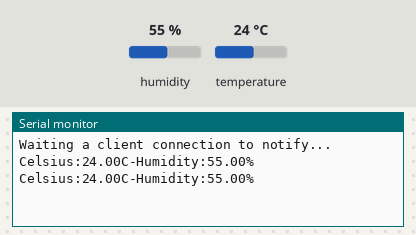
Bench run of a sketch on a simulated ESP32. Shown: the last lines printed to the serial monitor. The test bench sets the inputs (shaded band); at power-on: humidity 55 %, temperature 24 °C. Nothing arrives over Bluetooth unless stated; a phone connects over Bluetooth LE 3 s after start.

Above: at 6.8 s.
6.9 s: humidity set to 22 %
At 9.9 s:
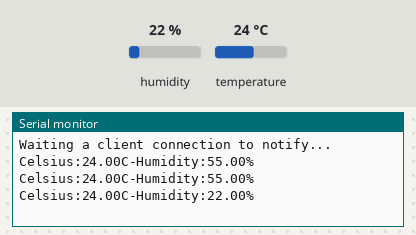
11.4 s: temperature set to 12 °C
At 13.1 s:
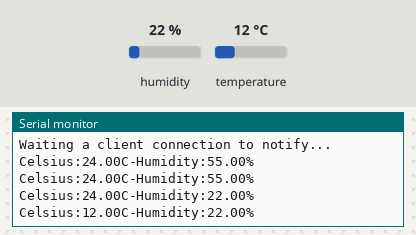
15.9 s: humidity set to 40 %
At 19.4 s:
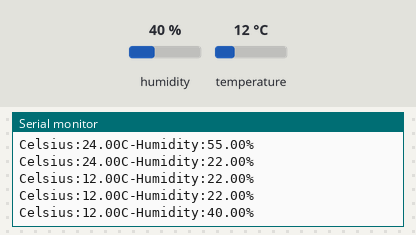
Timing chart, 0 to 20.9 s (numbered marks = the images above; inputs shaded):
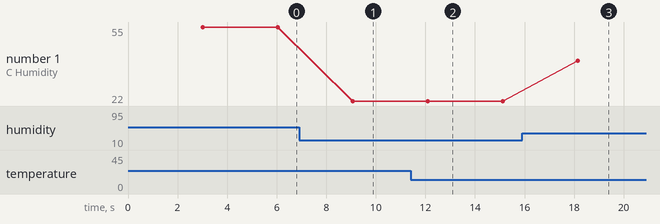

The sketch:

server.ino
```cpp
// (licence header left out)
#include <BLEDevice.h>
#include <BLEServer.h>
#include <BLEUtils.h>
#include <BLE2902.h>
#include <Wire.h>
#include <DHT.h>

//Default Temperature is in Celsius
//Comment the next line for Temperature in Fahrenheit
#define temperatureCelsius

//BLE server name
#define bleServerName "11_server"

float temp;
float tempF;
float hum;

// Timer variables
unsigned long lastTime = 0;
unsigned long timerDelay = 3000;

bool deviceConnected = false;

// See the following for generating UUIDs:
// https://www.uuidgenerator.net/
#define SERVICE_UUID "91bad492-b950-4226-aa2b-4ede9fa42f59"

DHT dht(26, DHT11);

// Temperature Characteristic and Descriptor
#ifdef temperatureCelsius
  BLECharacteristic bmeTemperatureCelsiusCharacteristics("cba1d466-344c-4be3-ab3f-189f80dd7518", BLECharacteristic::PROPERTY_NOTIFY);
  BLEDescriptor bmeTemperatureCelsiusDescriptor(BLEUUID((uint16_t)0x2902));
#else
  BLECharacteristic bmeTemperatureFahrenheitCharacteristics("f78ebbff-c8b7-4107-93de-889a6a06d408", BLECharacteristic::PROPERTY_NOTIFY);
  BLEDescriptor bmeTemperatureFahrenheitDescriptor(BLEUUID((uint16_t)0x2902));
#endif

// Humidity Characteristic and Descriptor
BLECharacteristic bmeHumidityCharacteristics("ca73b3ba-39f6-4ab3-91ae-186dc9577d99", BLECharacteristic::PROPERTY_NOTIFY);
BLEDescriptor bmeHumidityDescriptor(BLEUUID((uint16_t)0x2903));

//Setup callbacks onConnect and onDisconnect
class MyServerCallbacks: public BLEServerCallbacks {
  void onConnect(BLEServer* pServer) {
    deviceConnected = true;
  };
  void onDisconnect(BLEServer* pServer) {
    deviceConnected = false;
  }
};

void setup() {
  // Start serial communication
  Serial.begin(115200);

  // Create the BLE Device
  BLEDevice::init(bleServerName);

  // Create the BLE Server
  BLEServer *pServer = BLEDevice::createServer();
  pServer->setCallbacks(new MyServerCallbacks());

  // Create the BLE Service
  BLEService *bmeService = pServer->createService(SERVICE_UUID);

  // Create BLE Characteristics and Create a BLE Descriptor
  // Temperature
  #ifdef temperatureCelsius
    bmeService->addCharacteristic(&bmeTemperatureCelsiusCharacteristics);
    bmeTemperatureCelsiusDescriptor.setValue("BME temperature Celsius");
    bmeTemperatureCelsiusCharacteristics.addDescriptor(&bmeTemperatureCelsiusDescriptor);
  #else
    bmeService->addCharacteristic(&bmeTemperatureFahrenheitCharacteristics);
    bmeTemperatureFahrenheitDescriptor.setValue("BME temperature Fahrenheit");
    bmeTemperatureFahrenheitCharacteristics.addDescriptor(&bmeTemperatureFahrenheitDescriptor);
  #endif

  // Humidity
  bmeService->addCharacteristic(&bmeHumidityCharacteristics);
  bmeHumidityDescriptor.setValue("BME humidity");
  bmeHumidityCharacteristics.addDescriptor(new BLE2902());

  // Start the service
  bmeService->start();

  // Start advertising
  BLEAdvertising *pAdvertising = BLEDevice::getAdvertising();
  pAdvertising->addServiceUUID(SERVICE_UUID);
  pServer->getAdvertising()->start();
  Serial.println("Waiting a client connection to notify...");
}

void loop() {
  if (deviceConnected) {
    if ((millis() - lastTime) > timerDelay) {
      // Read temperature as Celsius (the default)
      temp = dht.readTemperature();
      // Fahrenheit
      tempF = 1.8*temp +32;
      // Read humidity
      hum = dht.readHumidity();

      //Notify temperature reading from BME sensor
      #ifdef temperatureCelsius
        static char temperatureCTemp[6];
        dtostrf(temp, 6, 2, temperatureCTemp);
        //Set temperature Characteristic value and notify connected client
        bmeTemperatureCelsiusCharacteristics.setValue(temperatureCTemp);
        bmeTemperatureCelsiusCharacteristics.notify();
        Serial.print("Celsius:");
        Serial.print(temp);
        Serial.print("C");
      #else
        static char temperatureFTemp[7];
        dtostrf(tempF, 6, 2, temperatureFTemp);
        //Set temperature Characteristic value and notify connected client
        bmeTemperatureFahrenheitCharacteristics.setValue(temperatureFTemp);
        bmeTemperatureFahrenheitCharacteristics.notify();
        Serial.print("Fahrenheit:");
        Serial.print(tempF);
        Serial.print("F");
      #endif

      //Notify humidity reading from BME
      static char humidityTemp[7];
      dtostrf(hum, 6, 2, humidityTemp);
      //Set humidity Characteristic value and notify connected client
      bmeHumidityCharacteristics.setValue(humidityTemp);
      bmeHumidityCharacteristics.notify();
      Serial.print("-Humidity:");
      Serial.print(hum);
      Serial.println("%");

      lastTime = millis();
    }
  }
}
```

Measured:
- after the input at 6.9 s, the serial monitor: prints a new line after 2.2 s (image 1)
- after the input at 11.4 s, the serial monitor: prints a new line after 0.70 s (image 2)
- after the input at 15.9 s, the serial monitor: prints a new line after 2.2 s (image 3)
- plotted number 1: 55 → 22 after the input at 6.9 s, 22 → 40 after the input at 15.9 s
